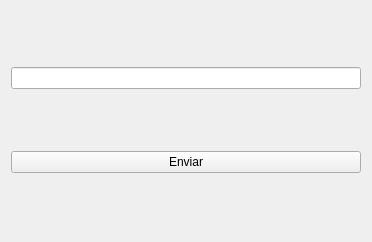
<?xml version="1.0" encoding="UTF-8"?>
<ui version="4.0">
 <class>Formulario</class>
 <widget class="QWidget" name="Formulario">
  <property name="geometry">
   <rect>
    <x>0</x>
    <y>0</y>
    <width>372</width>
    <height>242</height>
   </rect>
  </property>
  <property name="windowTitle">
   <string>Formulario</string>
  </property>
  <layout class="QGridLayout" name="gridLayout">
   <item row="0" column="0">
    <widget class="QLineEdit" name="leTexto"/>
   </item>
   <item row="1" column="0">
    <widget class="QPushButton" name="pbEnviar">
     <property name="text">
      <string>Enviar</string>
     </property>
    </widget>
   </item>
  </layout>
 </widget>
 <resources/>
 <connections/>
</ui>
